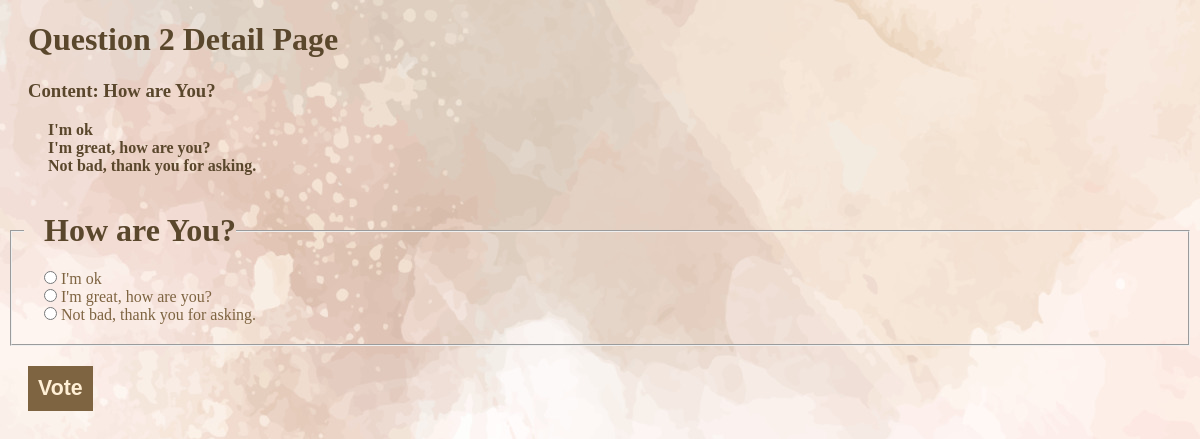
Page /polls/2/ on the earlier database version.
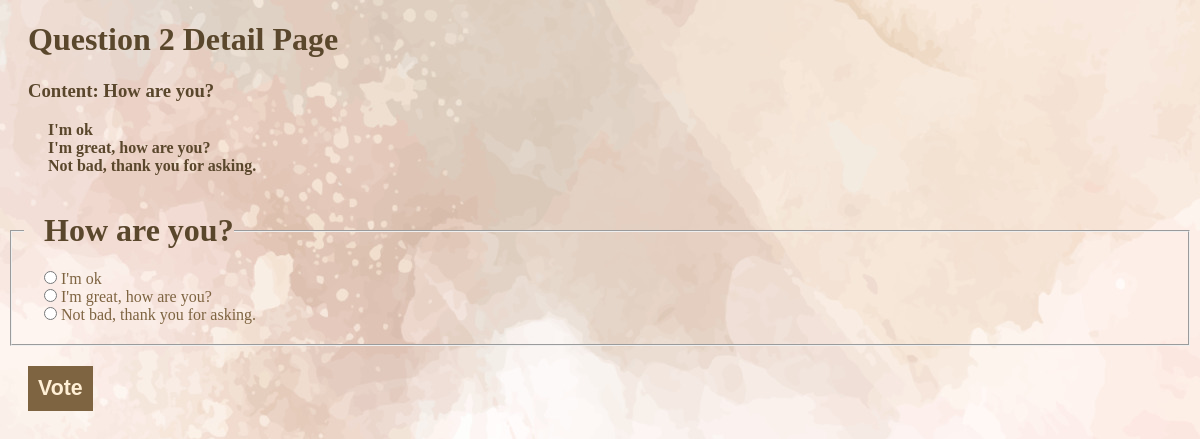
Same page on the later database version.
### polls/models.py (models this page shows, shortened)
class Question(models.Model):
    question_text = models.CharField(max_length=200)
    pub_date = models.DateTimeField("date published")
    def __str__(self) :
        return self.question_text

### polls/views.py (the view)
# urls.py: path("<int:pk>/", views.DetailView.as_view(), name="detail"),
class DetailView(generic.DetailView):
    model = Question
    template_name = "polls/detail.html"
    def get_queryset(self):
        return Question.objects.filter(pub_date__lte=timezone.now())

### polls/templates/polls/detail.html (shortened to what this page needs)
{% load static %}
<!DOCTYPE html>
<html lang="en-US">
    <head>
        <link rel="stylesheet" href="{% static 'polls/style.css' %}">
    </head>
    <body>
        <h1>  Question {{question.id}} Detail Page</h1>
        <h3>  Content: {{ question }}</h3>
        <ul>
            {% for choice in question.choice_set.all %}
            <li>{{choice.choice_text}}</li>
            {% endfor %}
        </ul>
        <form action="{% url 'polls:vote' question.id %}" method="post">
            <fieldset>
                <legend><h1>{{ question.question_text }}</h1></legend>
                {% for choice in question.choice_set.all %}
                <input type="radio" class="radioChoice" name="choice" id="choice{{ forloop.counter}}" value="{{ choice.id }}">
                <label for="choice{{ forloop.counter }}"> {{choice.choice_text}} </label> <br>
                {% endfor %}
            </fieldset>
            <input type="submit"  value="Vote">
        </form>
    </body>
</html>

Differences in the rows shown:
changed Question id 2: question_text "How are You?" → "How are you?"
